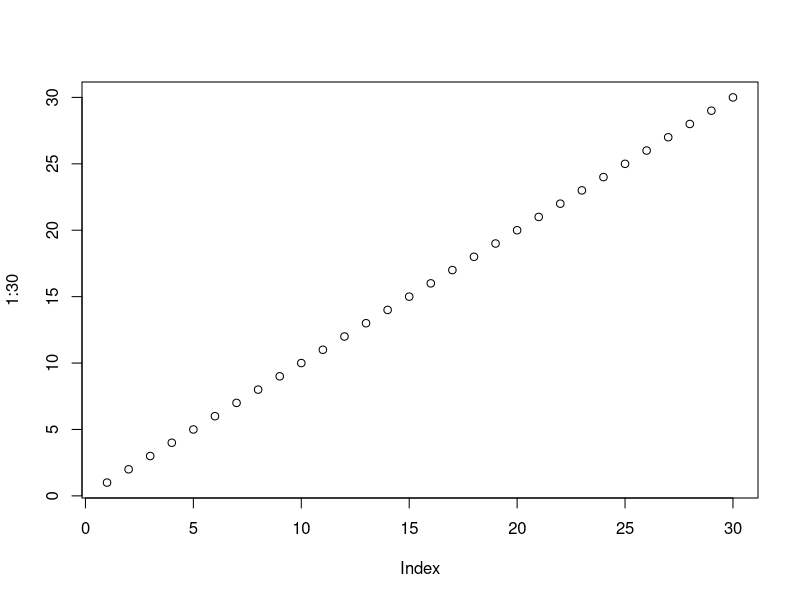

Write the R code that produced this figure.
#Explorando o R01

#Nome dos contributors
contributors()
license()

#Informações sobre a seção
sessionInfo()

#Imprimir na tela
print('Print em R')

#Gerar Gráfico
plot(1:30)

#Instalar pacotes
install.packages('randomForest')
install.packages('ggplot2')

#Carregar pacotes instalados
library(ggplot2) #Para ver pacores carregados Painel inferior-esquedo > packeage

#Descarregar Pacote
detach(package:ggplot2)

#Saber pelo NOME como a função funciona (busca dentro do manual do R)
help(mean)
?mean

#Se não souber o nome da função (Busca todas as referencias sobre)
help.search('randomForest')
help.search('mathplot')